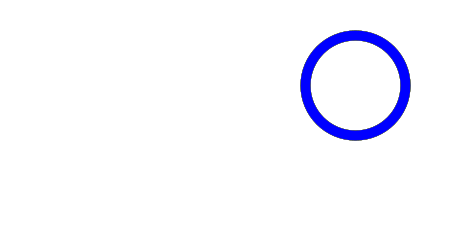
Frame 1 (no input)
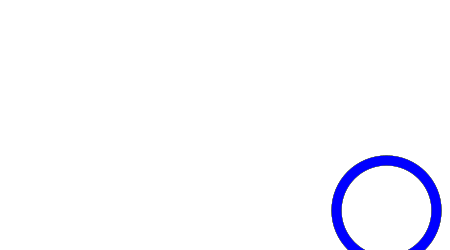
Frame 60 (the mouse pressed at the canvas centre just before this capture)
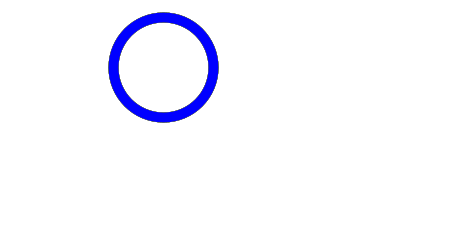
Frame 120 (the mouse held since frame 60 and released just before this capture)

The Processing sketch that drew these frames (run headless with seeded random() and noise(); from frame 60 on, the mouse is pressed at the canvas centre):

// Processing sketch: processing_79943
// ── processing_79943.pde

int aroY;
int aroX;
 
int r=0;
int v=0;
int az=0;
int n=0;
int am=0;
 
void setup(){
  size(450,250);
  smooth();
  background(255);
   
   
 
}
 
void draw(){

   
   aroX = int(random(550));
   aroY = int(random(330));
    
  
   
   background(255);
  
  strokeWeight(10);
  noFill();

   
 
 stroke(255,0,0);
if ((aroX!=340) && (aroY!=100) && r!=1){
  ellipse(aroX,aroY,100,100);
}
else{
  ellipse(340,100,100,100);
  r=1; 
 }
  
  
 
 stroke(0,255,0); 
 if ((aroX!=280) && (aroY!=140)&& v!=1){
  ellipse(aroX,aroY,100,100);
}
else{
  ellipse(280,140,100,100);
  v=1;
 }
  
  
 stroke(0); 
 if ((aroX!=220) && (aroY!=100) && n!=2){

  ellipse(aroX,aroY,100,100);
}
else{

  ellipse(220,100,100,100);

  n=2;
 }
  
 stroke(250,250,0); 
 if ((aroX!=160) && (aroY!=140)&& am!=1){
  ellipse(aroX,aroY,100,100);
}
else{

  ellipse(160,140,100,100);
  am=1;
 }
  
  
  stroke(0,0,255); 
 if ((aroX!=100) && (aroY!=100)&& az!=1){
  ellipse(aroX,aroY,100,100);
}
else{

  ellipse(100,100,100,100);
  az=1;
 }
 
 
}
